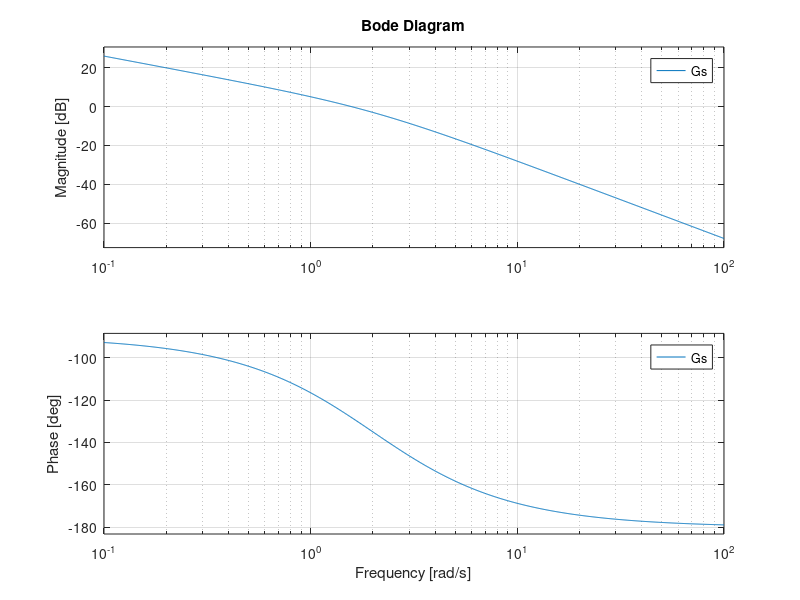

The MATLAB script that drew this image:
clc;
clear;
close all;
z1=[];p1=[0;-2];k1=[4];
Gs=zpk(z1,p1,k1);
Gs_cltf=feedback(Gs,1);
subplot(121)
bode(Gs);
z2=[-4.4];p2=[-18.3];k2=[41.7];
Gcs=zpk(z2,p2,k2);
Gs_c=Gcs*Gs;
